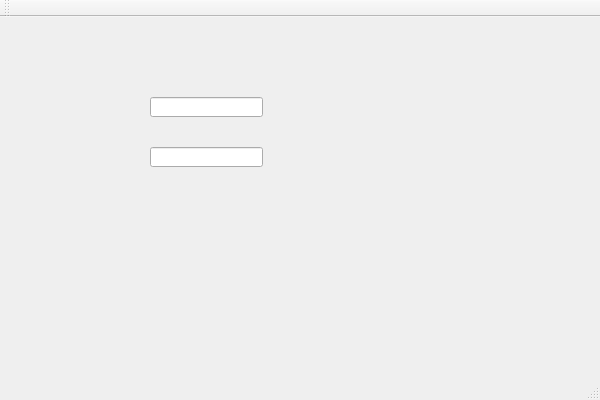
<?xml version="1.0" encoding="UTF-8"?>
<ui version="4.0">
 <class>main_windowClass</class>
 <widget class="QMainWindow" name="main_windowClass">
  <property name="geometry">
   <rect>
    <x>0</x>
    <y>0</y>
    <width>600</width>
    <height>400</height>
   </rect>
  </property>
  <property name="windowTitle">
   <string>main_window</string>
  </property>
  <widget class="QWidget" name="centralWidget">
   <widget class="QLineEdit" name="l1">
    <property name="geometry">
     <rect>
      <x>150</x>
      <y>80</y>
      <width>113</width>
      <height>20</height>
     </rect>
    </property>
   </widget>
   <widget class="QLineEdit" name="l2">
    <property name="geometry">
     <rect>
      <x>150</x>
      <y>130</y>
      <width>113</width>
      <height>20</height>
     </rect>
    </property>
   </widget>
  </widget>
  <widget class="QMenuBar" name="menuBar">
   <property name="geometry">
    <rect>
     <x>0</x>
     <y>0</y>
     <width>600</width>
     <height>21</height>
    </rect>
   </property>
  </widget>
  <widget class="QToolBar" name="mainToolBar">
   <attribute name="toolBarArea">
    <enum>TopToolBarArea</enum>
   </attribute>
   <attribute name="toolBarBreak">
    <bool>false</bool>
   </attribute>
  </widget>
  <widget class="QStatusBar" name="statusBar"/>
 </widget>
 <layoutdefault spacing="6" margin="11"/>
 <resources/>
 <connections/>
</ui>
